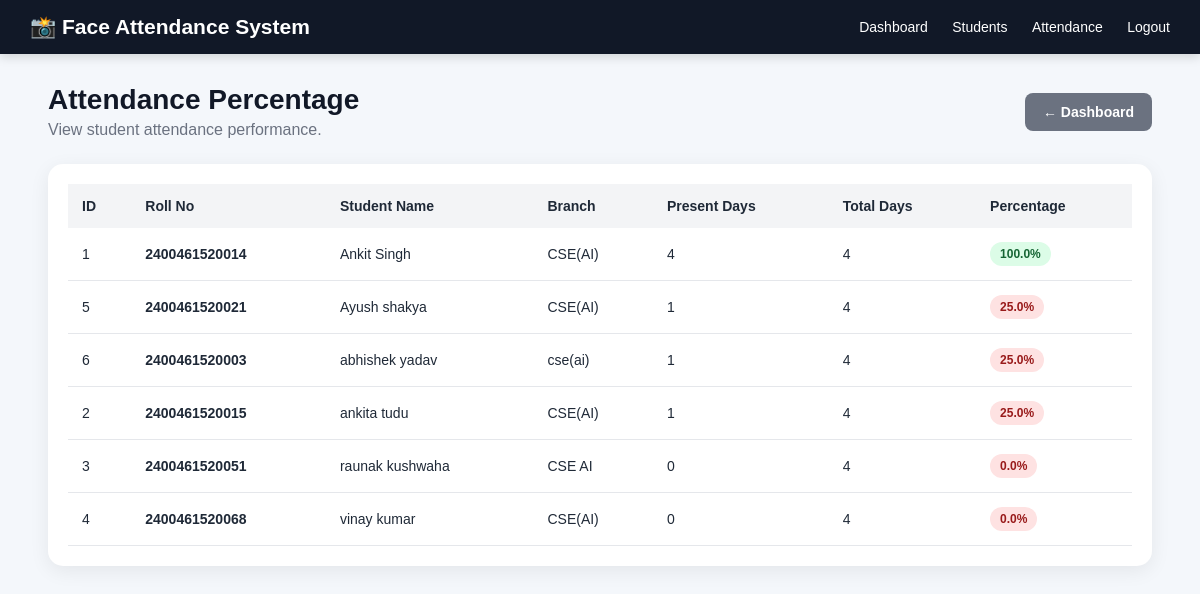
Page /attendance_percentage (signed in) on the committed database.
### tables this page shows
CREATE TABLE students (

                id INTEGER PRIMARY KEY AUTOINCREMENT,

                roll_no TEXT UNIQUE NOT NULL,

                name TEXT NOT NULL,

                email TEXT NOT NULL,

                branch TEXT NOT NULL,

                created_at TEXT DEFAULT CURRENT_TIMESTAMP

            );

### app.py (the view)
@app.route("/percentage")
@app.route("/attendance_percentage")
@login_required
def percentage():
    conn = get_connection()
    try:
        total_days = conn.execute(
            """
            SELECT COUNT(DISTINCT date)
            FROM attendance
            """
        ).fetchone()[0]
        students_data_db = conn.execute(
            """
            SELECT *
            FROM students
            ORDER BY name
            """
        ).fetchall()
        students_data = []
        for student in students_data_db:
            present_days = conn.execute(
                """
                SELECT COUNT(DISTINCT date)
                FROM attendance
                WHERE student_id = ?
                """,
                (student["id"],)
            ).fetchone()[0]
            if total_days > 0:
                attendance_percentage = (
                    present_days / total_days
                ) * 100
            else:
                attendance_percentage = 0
            students_data.append({
                "id": student["id"],
                "roll_no": student["roll_no"],
                "name": student["name"],
                "branch": student["branch"],
                "present_days": present_days,
                "total_days": total_days,
                "percentage": round(
                    attendance_percentage,
                    2
                )
            })
    finally:
        conn.close()
    return render_template(
        "attendance_percentage.html",
        data=students_data
    )

### app.py (called while the page is built)
def login_required(function):
    @wraps(function)
    def wrapper(*args, **kwargs):
        if "admin_id" not in session:
            flash("Please login first.")
            return redirect(url_for("login"))
        return function(*args, **kwargs)
    return wrapper

### database.py (called while the page is built)
def get_connection():
    conn = sqlite3.connect(
        DATABASE_FILE
    )
    conn.row_factory = sqlite3.Row
    conn.execute(
        "PRAGMA foreign_keys = ON"
    )
    return conn

### templates/attendance_percentage.html (shortened to what this page needs)
<!DOCTYPE html>
<html lang="en">
<head>
    <link rel="stylesheet"
          href="{{ url_for('static', filename='style.css') }}">
</head>
<body>
<nav class="navbar">
    <h2>📸 Face Attendance System</h2>
    <div>
        <a href="{{ url_for('index') }}">Dashboard</a>
        <a href="{{ url_for('students') }}">Students</a>
        <a href="{{ url_for('attendance_records') }}">Attendance</a>
        <a href="{{ url_for('logout') }}">Logout</a>
    </div>
</nav>
<div class="container">
    <div class="page-header">
        <div>
            <h1>Attendance Percentage</h1>
            <p>
                View student attendance performance.
            </p>
        </div>
        <a href="{{ url_for('index') }}"
           class="btn btn-secondary">
            ← Dashboard
        </a>
    </div>
    <div class="table-card">
        {% if data %}
        <table>
            <thead>
                <tr>
                    <th>ID</th>
                    <th>Roll No</th>
                    <th>Student Name</th>
                    <th>Branch</th>
                    <th>Present Days</th>
                    <th>Total Days</th>
                    <th>Percentage</th>
                </tr>
            </thead>
            <tbody>
                {% for student in data %}
                <tr>
                    <td>
                        {{ student['id'] }}
                    </td>
                    <td>
                        <strong>
                            {{ student['roll_no'] }}
                        </strong>
                    </td>
                    <td>
                        {{ student['name'] }}
                    </td>
                    <td>
                        {{ student['branch'] }}
                    </td>
                    <td>
                        {{ student['present_days'] }}
                    </td>
                    <td>
                        {{ student['total_days'] }}
                    </td>
                    <td>
                        {% if student['percentage'] >= 75 %}
                            <span class="badge badge-success">
                                {{ student['percentage'] }}%
                            </span>
                        {% else %}
                            <span class="badge badge-danger">
                                {{ student['percentage'] }}%
                            </span>
                        {% endif %}
                    </td>
                </tr>
                {% endfor %}
            </tbody>
        </table>
        {% endif %}
    </div>
</div>
</body>
</html>

### static/style.css (style rules this page uses)
* { margin: 0; padding: 0; box-sizing: border-box; }
body { font-family: Arial, Helvetica, sans-serif; background: #f4f7fb; color: #1f2937; }
.navbar { width: 100%; background: #111827; color: white; padding: 15px 30px; display: flex; align-items: center; justify-content: space-between; box-shadow: 0 3px 10px rgba(0, 0, 0, 0.15); }
.navbar h2 { font-size: 21px; }
.navbar a { color: white; text-decoration: none; margin-left: 20px; font-size: 14px; }
.container { width: 92%; max-width: 1200px; margin: 30px auto; }
.page-header { display: flex; justify-content: space-between; align-items: center; margin-bottom: 25px; }
.page-header h1 { font-size: 28px; color: #111827; }
.page-header p { margin-top: 5px; color: #6b7280; }
.btn { display: inline-block; padding: 11px 18px; border: none; border-radius: 8px; text-decoration: none; cursor: pointer; font-size: 14px; font-weight: 600; background: #2563eb; color: white; }
.btn-secondary { background: #6b7280; }
.table-card { background: white; padding: 20px; border-radius: 15px; box-shadow: 0 5px 20px rgba(0, 0, 0, 0.07); overflow-x: auto; }
table { width: 100%; border-collapse: collapse; }
th { background: #f3f4f6; padding: 14px; text-align: left; font-size: 14px; }
td { padding: 14px; border-bottom: 1px solid #e5e7eb; font-size: 14px; }
.badge { display: inline-block; padding: 5px 10px; border-radius: 20px; font-size: 12px; font-weight: bold; }
.badge-success { background: #dcfce7; color: #166534; }
.badge-danger { background: #fee2e2; color: #991b1b; }

### rows in the picture
students: id "1", roll_no "2400461520014", name "Ankit Singh", branch "CSE(AI)", present_days "4", total_days "4", percentage "100.0"
students: id "5", roll_no "2400461520021", name "Ayush shakya", branch "CSE(AI)", present_days "1", total_days "4", percentage "25.0"
students: id "6", roll_no "2400461520003", name "abhishek yadav", branch "cse(ai)", present_days "1", total_days "4", percentage "25.0"
students: id "2", roll_no "2400461520015", name "ankita tudu", branch "CSE(AI)", present_days "1", total_days "4", percentage "25.0"
students: id "3", roll_no "2400461520051", name "raunak kushwaha", branch "CSE AI", present_days "0", total_days "4", percentage "0.0"
students: id "4", roll_no "2400461520068", name "vinay kumar", branch "CSE(AI)", present_days "0", total_days "4", percentage "0.0"
